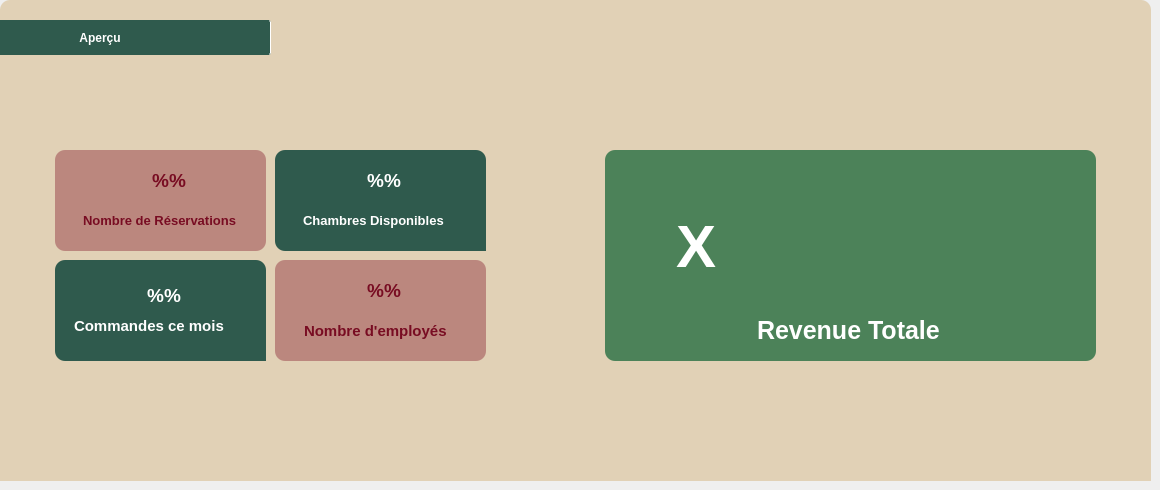
    <widget class="QWidget" name="tab_5">
     <attribute name="icon">
      <iconset resource="purestaybackground.qrc">
       <normaloff>:/Purestay/images/icones/Tableau de bord.png</normaloff>:/Purestay/images/icones/Tableau de bord.png</iconset>
     </attribute>
     <attribute name="title">
      <string>Tableau de Bord</string>
     </attribute>
     <widget class="QFrame" name="frame_29">
      <property name="geometry">
       <rect>
        <x>0</x>
        <y>0</y>
        <width>1151</width>
        <height>481</height>
       </rect>
      </property>
      <property name="styleSheet">
       <string notr="true">border-radius:10px;
padding:5px;
color:rgb(19,65,43);
background-color:rgb(225,209,182);</string>
      </property>
      <property name="frameShape">
       <enum>QFrame::StyledPanel</enum>
      </property>
      <property name="frameShadow">
       <enum>QFrame::Raised</enum>
      </property>
      <widget class="QTabWidget" name="tabWidget_8">
       <property name="geometry">
        <rect>
         <x>-70</x>
         <y>20</y>
         <width>1300</width>
         <height>461</height>
        </rect>
       </property>
       <property name="styleSheet">
        <string notr="true">QTabBar::tab
{
font-family:&quot;Nexa&quot;;
color:white;
padding:5px;
width:300px;
padding-left:20px;
padding-right:20px;
border-radius:2px;
border-right:solid;
font-weight:bold;
border-width:1px;
border-color:white;
height:25px;
background:rgb(76,130,89);
}
QTabBar::tab:selected
{
background-color:rgb(47,90,77);
}
</string>
       </property>
       <property name="currentIndex">
        <number>0</number>
       </property>
       <property name="iconSize">
        <size>
         <width>25</width>
         <height>25</height>
        </size>
       </property>
       <widget class="QWidget" name="tab_34">
        <attribute name="icon">
         <iconset resource="purestaybackground.qrc">
          <normaloff>:/Purestay/images/icones/Apercu.png</normaloff>:/Purestay/images/icones/Apercu.png</iconset>
        </attribute>
        <attribute name="title">
         <string>Aperçu</string>
        </attribute>
        <widget class="QFrame" name="frame_30">
         <property name="geometry">
          <rect>
           <x>340</x>
           <y>90</y>
           <width>211</width>
           <height>101</height>
          </rect>
         </property>
         <property name="styleSheet">
          <string notr="true"> background: rgb(187,135,126);
background-color:rgb(47,90,77);

color:white;</string>
         </property>
         <property name="frameShape">
          <enum>QFrame::StyledPanel</enum>
         </property>
         <property name="frameShadow">
          <enum>QFrame::Raised</enum>
         </property>
         <widget class="QLabel" name="label_16">
          <property name="geometry">
           <rect>
            <x>60</x>
            <y>10</y>
            <width>91</width>
            <height>41</height>
           </rect>
          </property>
          <property name="styleSheet">
           <string notr="true">QLabel
{
color:white;
font-size:25px;
font-weight:800;
font-family: &quot;Source Sans pro&quot;;
}</string>
          </property>
          <property name="text">
           <string>&lt;html&gt;&lt;head/&gt;&lt;body&gt;&lt;p align=&quot;center&quot;&gt;&lt;span style=&quot; font-size:14pt; font-weight:700;&quot;&gt;%%&lt;/span&gt;&lt;/p&gt;&lt;/body&gt;&lt;/html&gt;</string>
          </property>
         </widget>
         <widget class="QLabel" name="label_17">
          <property name="geometry">
           <rect>
            <x>20</x>
            <y>50</y>
            <width>181</width>
            <height>41</height>
           </rect>
          </property>
          <property name="styleSheet">
           <string notr="true">QLabel
{
	font-size:13px;
	font-weight:600;
	color:white;
	font-family:&quot;Nexa&quot;;
}</string>
          </property>
          <property name="text">
           <string>Chambres Disponibles</string>
          </property>
         </widget>
         <widget class="QFrame" name="frame_32">
          <property name="geometry">
           <rect>
            <x>180</x>
            <y>50</y>
            <width>211</width>
            <height>101</height>
           </rect>
          </property>
          <property name="styleSheet">
           <string notr="true"> background: rgb(187,135,126);
background-color:rgb(47,90,77);

color:white;</string>
          </property>
          <property name="frameShape">
           <enum>QFrame::StyledPanel</enum>
          </property>
          <property name="frameShadow">
           <enum>QFrame::Raised</enum>
          </property>
          <widget class="QLabel" name="label_151">
           <property name="geometry">
            <rect>
             <x>60</x>
             <y>10</y>
             <width>91</width>
             <height>41</height>
            </rect>
           </property>
           <property name="text">
            <string>&lt;html&gt;&lt;head/&gt;&lt;body&gt;&lt;p align=&quot;center&quot;&gt;&lt;span style=&quot; font-size:14pt; font-weight:700;&quot;&gt;%%&lt;/span&gt;&lt;/p&gt;&lt;/body&gt;&lt;/html&gt;</string>
           </property>
          </widget>
          <widget class="QLabel" name="label_152">
           <property name="geometry">
            <rect>
             <x>20</x>
             <y>50</y>
             <width>181</width>
             <height>41</height>
            </rect>
           </property>
           <property name="text">
            <string>Chambres Disponibles</string>
           </property>
          </widget>
         </widget>
        </widget>
        <widget class="QFrame" name="frame_31">
         <property name="geometry">
          <rect>
           <x>120</x>
           <y>90</y>
           <width>211</width>
           <height>101</height>
          </rect>
         </property>
         <property name="styleSheet">
          <string notr="true"> background: rgb(187,135,126);
color:rgb(150,50,50);</string>
         </property>
         <property name="frameShape">
          <enum>QFrame::StyledPanel</enum>
         </property>
         <property name="frameShadow">
          <enum>QFrame::Raised</enum>
         </property>
         <widget class="QLabel" name="label_8">
          <property name="geometry">
           <rect>
            <x>70</x>
            <y>10</y>
            <width>81</width>
            <height>41</height>
           </rect>
          </property>
          <property name="styleSheet">
           <string notr="true">QLabel
{
	font-size:25px;
	font-weight:700;
	color:rgb(120,12,34);
font-family: &quot;Source Sans pro&quot;;
}</string>
          </property>
          <property name="text">
           <string>&lt;html&gt;&lt;head/&gt;&lt;body&gt;&lt;p align=&quot;center&quot;&gt;&lt;span style=&quot; font-size:14pt; font-weight:700;&quot;&gt;%%&lt;/span&gt;&lt;/p&gt;&lt;/body&gt;&lt;/html&gt;</string>
          </property>
         </widget>
         <widget class="QLabel" name="label_9">
          <property name="geometry">
           <rect>
            <x>20</x>
            <y>50</y>
            <width>191</width>
            <height>41</height>
           </rect>
          </property>
          <property name="styleSheet">
           <string notr="true">QLabel
{
	font-size:13px;
	font-weight:600;
	color:rgb(120,12,34);
	font-family:&quot;Nexa&quot;;
}</string>
          </property>
          <property name="text">
           <string>Nombre de Réservations</string>
          </property>
         </widget>
        </widget>
        <widget class="QFrame" name="frame_33">
         <property name="geometry">
          <rect>
           <x>120</x>
           <y>200</y>
           <width>211</width>
           <height>101</height>
          </rect>
         </property>
         <property name="styleSheet">
          <string notr="true"> background: rgb(187,135,126);
background-color:rgb(47,90,77);

color:white;</string>
         </property>
         <property name="frameShape">
          <enum>QFrame::StyledPanel</enum>
         </property>
         <property name="frameShadow">
          <enum>QFrame::Raised</enum>
         </property>
         <widget class="QLabel" name="label_153">
          <property name="geometry">
           <rect>
            <x>60</x>
            <y>10</y>
            <width>91</width>
            <height>51</height>
           </rect>
          </property>
          <property name="styleSheet">
           <string notr="true">QLabel
{
color:white;
font-size:25px;
font-weight:800;
}</string>
          </property>
          <property name="text">
           <string>&lt;html&gt;&lt;head/&gt;&lt;body&gt;&lt;p align=&quot;center&quot;&gt;&lt;span style=&quot; font-size:14pt; font-weight:700;&quot;&gt;%%&lt;/span&gt;&lt;/p&gt;&lt;/body&gt;&lt;/html&gt;</string>
          </property>
         </widget>
         <widget class="QLabel" name="label_154">
          <property name="geometry">
           <rect>
            <x>10</x>
            <y>50</y>
            <width>231</width>
            <height>31</height>
           </rect>
          </property>
          <property name="styleSheet">
           <string notr="true">QLabel
{
	font-size:15px;
	font-weight:600;
	color:white;
	font-family:&quot;Nexa&quot;;
}</string>
          </property>
          <property name="text">
           <string>Commandes ce mois</string>
          </property>
         </widget>
         <widget class="QFrame" name="frame_34">
          <property name="geometry">
           <rect>
            <x>180</x>
            <y>50</y>
            <width>211</width>
            <height>101</height>
           </rect>
          </property>
          <property name="styleSheet">
           <string notr="true"> background: rgb(187,135,126);
background-color:rgb(47,90,77);

color:white;</string>
          </property>
          <property name="frameShape">
           <enum>QFrame::StyledPanel</enum>
          </property>
          <property name="frameShadow">
           <enum>QFrame::Raised</enum>
          </property>
          <widget class="QLabel" name="label_155">
           <property name="geometry">
            <rect>
             <x>60</x>
             <y>10</y>
             <width>91</width>
             <height>41</height>
            </rect>
           </property>
           <property name="text">
            <string>&lt;html&gt;&lt;head/&gt;&lt;body&gt;&lt;p align=&quot;center&quot;&gt;&lt;span style=&quot; font-size:14pt; font-weight:700;&quot;&gt;%%&lt;/span&gt;&lt;/p&gt;&lt;/body&gt;&lt;/html&gt;</string>
           </property>
          </widget>
          <widget class="QLabel" name="label_156">
           <property name="geometry">
            <rect>
             <x>20</x>
             <y>50</y>
             <width>181</width>
             <height>41</height>
            </rect>
           </property>
           <property name="text">
            <string>Chambres Disponibles</string>
           </property>
          </widget>
         </widget>
        </widget>
        <widget class="QFrame" name="frame_35">
         <property name="geometry">
          <rect>
           <x>340</x>
           <y>200</y>
           <width>211</width>
           <height>101</height>
          </rect>
         </property>
         <property name="styleSheet">
          <string notr="true"> background: rgb(187,135,126);
color:rgb(150,50,50);</string>
         </property>
         <property name="frameShape">
          <enum>QFrame::StyledPanel</enum>
         </property>
         <property name="frameShadow">
          <enum>QFrame::Raised</enum>
         </property>
         <widget class="QLabel" name="label_10">
          <property name="geometry">
           <rect>
            <x>60</x>
            <y>10</y>
            <width>91</width>
            <height>41</height>
           </rect>
          </property>
          <property name="styleSheet">
           <string notr="true">QLabel
{
	font-size:25px;
	font-weight:700;
	color:rgb(120,12,34);
}</string>
          </property>
          <property name="text">
           <string>&lt;html&gt;&lt;head/&gt;&lt;body&gt;&lt;p align=&quot;center&quot;&gt;&lt;span style=&quot; font-size:14pt; font-weight:700;&quot;&gt;%%&lt;/span&gt;&lt;/p&gt;&lt;/body&gt;&lt;/html&gt;</string>
          </property>
         </widget>
         <widget class="QLabel" name="label_11">
          <property name="geometry">
           <rect>
            <x>20</x>
            <y>50</y>
            <width>181</width>
            <height>41</height>
           </rect>
          </property>
          <property name="styleSheet">
           <string notr="true">QLabel
{
	font-size:15px;
	font-weight:600;
	color:rgb(120,12,34);
	font-family:&quot;Nexa&quot;;
}</string>
          </property>
          <property name="text">
           <string>Nombre d'employés</string>
          </property>
         </widget>
        </widget>
        <widget class="QFrame" name="frame_36">
         <property name="geometry">
          <rect>
           <x>670</x>
           <y>90</y>
           <width>491</width>
           <height>211</height>
          </rect>
         </property>
         <property name="styleSheet">
          <string notr="true"> background: rgb(187,135,126);
background:rgb(76,130,89);

color:white;</string>
         </property>
         <property name="frameShape">
          <enum>QFrame::StyledPanel</enum>
         </property>
         <property name="frameShadow">
          <enum>QFrame::Raised</enum>
         </property>
         <widget class="QLabel" name="label_158">
          <property name="geometry">
           <rect>
            <x>50</x>
            <y>40</y>
            <width>431</width>
            <height>111</height>
           </rect>
          </property>
          <property name="styleSheet">
           <string notr="true">QLabel
{
font-size:60px;
color:white;
font-family: &quot;Source Sans pro&quot;;

font-weight:800;
}</string>
          </property>
          <property name="text">
           <string>X</string>
          </property>
         </widget>
         <widget class="QLabel" name="label_159">
          <property name="geometry">
           <rect>
            <x>140</x>
            <y>160</y>
            <width>221</width>
            <height>41</height>
           </rect>
          </property>
          <property name="styleSheet">
           <string notr="true">QLabel
{
color:white;
font-size:25px;
font-weight:600;
font-family:&quot;Nexa&quot;;

}</string>
          </property>
          <property name="text">
           <string>Revenue Totale</string>
          </property>
         </widget>
        </widget>
       </widget>
      </widget>
     </widget>
    </widget>
